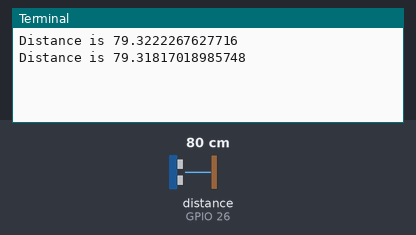
Bench run of a program on a simulated Raspberry Pi (BCM pin numbers). Shown: the last lines printed to the terminal. The inputs (shaded band) are chosen by the test bench; at power-on: distance to the obstacle (sensor on GPIO 26) 80 cm. The echo pulse lasts 58.3 µs per cm; the clock reads 2024-03-15 10:24:30 at power-on unless the program sets it.

Above: at 1.7 s.
1.8 s: distance to the obstacle (sensor on GPIO 26) set to 2 cm
At 2.4 s:
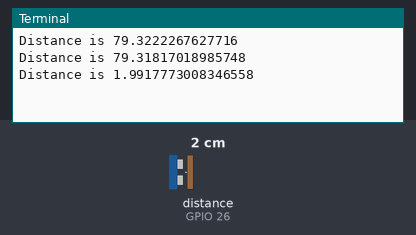
3.3 s: distance to the obstacle (sensor on GPIO 26) set to 4 cm
At 3.9 s:
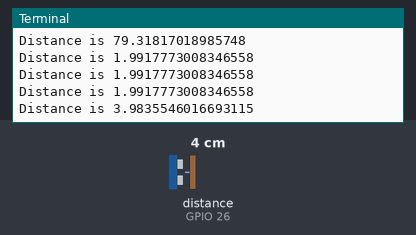
Timing chart, 0 to 6.3 s (numbered marks = the images above; inputs shaded):
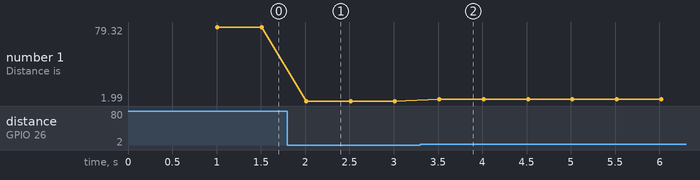

The program:

distance.py
```python
#!/usr/bin/python3
import time
import RPi.GPIO as GPIO

# Ultrasonic range sensor (distance)
pin_trig = 13
pin_echo = 26

# Setup GPIO input/output and disable warnings
GPIO.setmode(GPIO.BCM)
GPIO.setwarnings (False)
GPIO.setup(pin_trig, GPIO.OUT)
GPIO.setup(pin_echo, GPIO.IN)

# Set ultrasonic sensor off and wait to settle
GPIO.output(pin_trig, 0)
time.sleep(0.5)

while True:
    # sleep to ensure we don't try to recalc distance before it's settled
    time.sleep(0.5)

    # Check for distance in front
    # Send 10micro sec pulse
    GPIO.output(pin_trig, 1)
    time.sleep(0.000001)
    GPIO.output(pin_trig, 0)

    # Wait until input goes high - then wait for it to do low
    while (GPIO.input(pin_echo)==0):
        pass
    # Start timer
    start_time = time.time()

    # wait until it goes low again
    while (GPIO.input (pin_echo)==1):
        current_time = time.time()
        # If no response in reasonable time then not working (perhaps too close to an object - or too far)
        if ((current_time - start_time)>0.05):
            # print dot so we know it's happening
            print (".")
            break

    # Calculate response time
    response_time = current_time - start_time;

    #distance is time * speed sound (34029cm/s) - divide by 2 for return journey
    distance = response_time * 34029 / 2

    print ("Distance is "+str(distance));
```

Measured:
- after the input at 1.8 s, the terminal: prints a new line after 0.21 s (image 1)
- after the input at 3.3 s, the terminal: prints a new line after 0.21 s (image 2)
- plotted number 1: 79.32 → 1.99 after the input at 1.8 s, 1.99 → 3.98 after the input at 3.3 s
